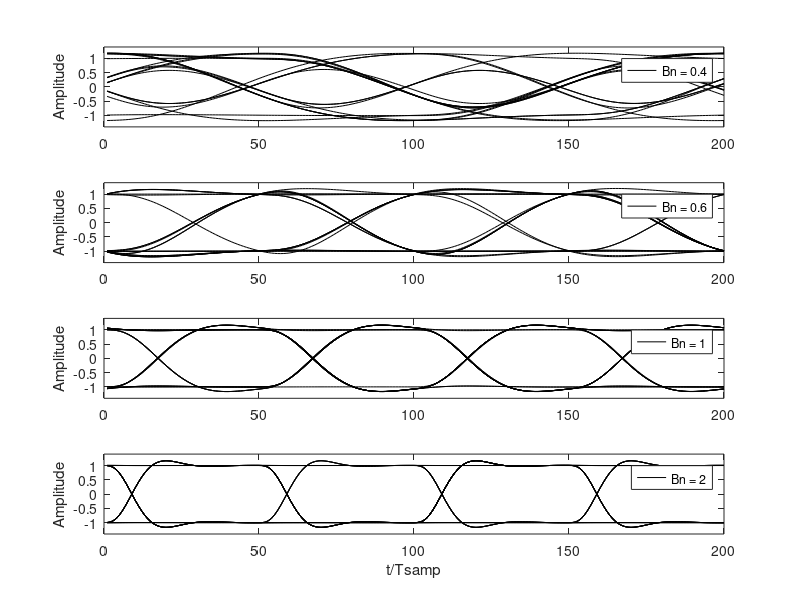

Source code (MATLAB):
clf
pkg load signal
% simulation parameters:
%  - nr of symbols (must be divisible by 4)
%  - nr of samples per symbol
%  - filter cutoff values
nsym = 100;
nsamp = 50;
bw = [0.4 0.6 1 2];
bw2 = [0.15 0.3 0.7 1.2 4];
%bw = [0.4 0.6 1 2  0.15 0.3 0.7 1.2 4];

% for each filter..
for k = 1:length(bw)
  % generate filter coefficients
  lambda = bw(k);
  [b,a] = butter(3,2*lambda/nsamp);

  l = nsym*nsamp;

  % Total sequence length
  y = zeros(1,l-nsamp+1);

  % Initalize output vector with +1 and -1
  x = 2*round(rand(1,nsym))-1;

  % for each overlap..
  for i = 1:nsym
    % place symbols into vector y
    kk = (i-1)*nsamp+1;
    y(kk) = x(i);
  end
  % zero-order hold
  datavector = conv(y,ones(1,nsamp));

  % apply filter to complite sequence
  filtout = filter(b, a, datavector);

  % splice sequence into sub-sequences of 4 symbols
  datamatrix = reshape(filtout, 4*nsamp, nsym/4);

  % discart the first 6 sub-sequences
  datamatrix1 = datamatrix(:, 6:(nsym/4));

  % plot and format
  subplot(length(bw),1,k)
  plot(datamatrix1, 'k')
  ylabel('Amplitude')
  axis([0 200 -1.4 1.4])
  legend(['Bn = ', num2str(lambda)])
  if k == 4
    xlabel('t/Tsamp')
  end
end
